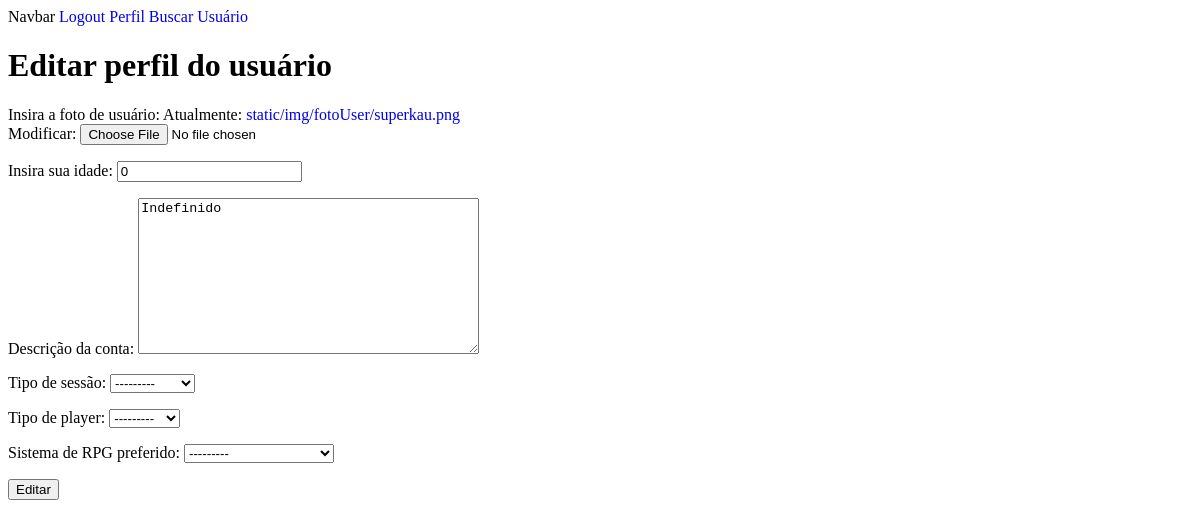
Before: /editarConta (signed in) with the older database file.
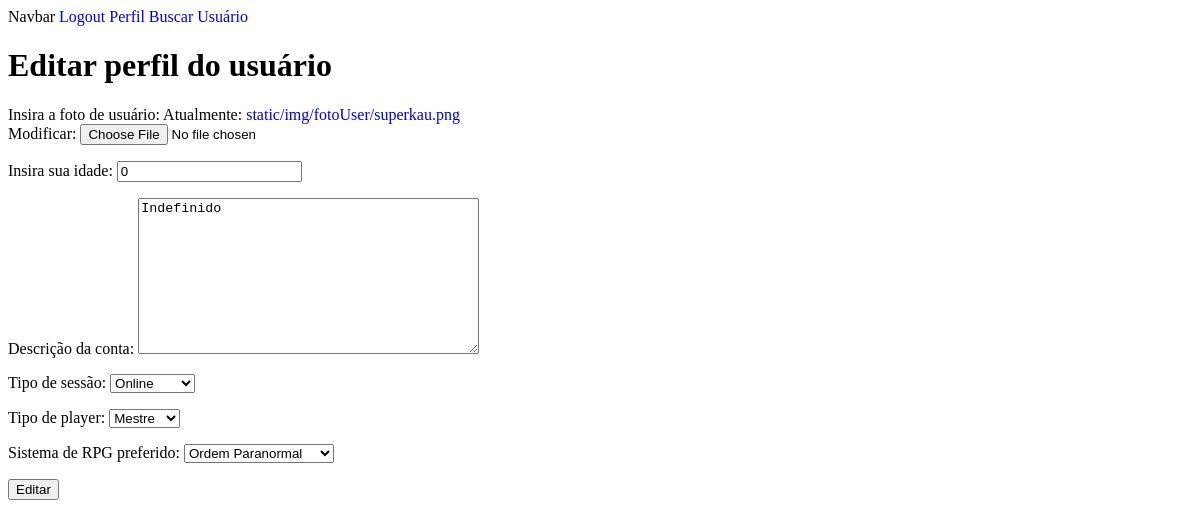
After: the same page with the newer database file.
### home/models.py (models this page shows)
class Perfil(models.Model):
    nomePerfil = models.ForeignKey(User, on_delete=models.CASCADE)
    slug = models.SlugField(unique=True)
    SESSION_CHOICES = (
        ('Online', 'Online'),
        ('Presencial', 'Presencial'),
    )
    PLAYER_TYPE_CHOICES = (
        ('Mestre', 'Mestre'),
        ('Jogador', 'Jogador'),
        ('Ambos', 'Ambos'),
    )
    RPG_SYSTEM_CHOICES = (
        ('Dungeons & Dragons', 'Dungeons & Dragons'),
        ('Tormenta20', 'Tormenta20'),
        ('Ordem Paranormal', 'Ordem Paranormal'),
        ('Call of Cthulhu', 'Call of Cthulhu'),
        ('Outros', 'Outros'),
    )
    fotoConta = models.ImageField(upload_to='static/img/fotoUser', null=True)
    tipo_sessao = models.CharField(max_length=20, choices=SESSION_CHOICES, null=True)
    tipo_player = models.CharField(max_length=20, choices=PLAYER_TYPE_CHOICES, null=True)
    descricao = models.TextField(max_length=256, null=True)
    sistema_rpg = models.CharField(max_length=20, choices=RPG_SYSTEM_CHOICES, null=True)
    idade = models.IntegerField(null=True)
    def save(self, *args, **kwargs):
        self.slug = slugify(self.nomePerfil.username)
        super(Perfil, self).save(*args, **kwargs)

### home/views.py (the view)
# urls.py: path('editarConta', views.editarconta, name='editarconta'),
@login_required
def editarconta(request):
    perfil, created = Perfil.objects.update_or_create(nomePerfil=request.user)
    if request.method == 'POST':
        formPerfil = PerfilForm(request.POST, request.FILES, instance=perfil)
        if formPerfil.is_valid():
            if 'fotoConta' in request.FILES:
                perfil.fotoConta = request.FILES['fotoConta']
            formPerfil.save()
            return redirect('usuario')
    else:
        formPerfil = PerfilForm(instance=perfil)
    return render(request, 'principal/editarPerfil.html', {'formPerfil': formPerfil})

### home/forms.py (shortened to what this page needs)
class PerfilForm(forms.ModelForm):
    class Meta:
        model = Perfil
        fields = ['fotoConta', 'idade', 'descricao', 'tipo_sessao', 'tipo_player', 'sistema_rpg']
        labels = {
            'fotoConta': 'Insira a foto de usuário',
            'descricao': 'Descrição da conta:',
            'sistema_rpg': 'Sistema de RPG preferido:',
            'tipo_sessao': 'Tipo de sessão:',
            'tipo_player': 'Tipo de player:',
            'idade': 'Insira sua idade:'
        }

### home/templates/principal/editarPerfil.html (shortened to what this page needs)
{% extends "principal/base.html" %}
{% block conteudo %}
<h1>Editar perfil do usuário</h1>
<form method="POST" enctype="multipart/form-data">
    {{ formPerfil.as_p }}
    <button type="submit">Editar</button>
</form>
{% endblock conteudo %}

### home/templates/principal/base.html (shortened to what this page needs)
{% load static %}
<!DOCTYPE html>
<html lang="pt-br">
<head>
    <link rel="stylesheet" href="{% static 'css/base.css' %}">
</head>
<body>
    {% if user.is_authenticated %}
    <nav>Navbar <a href="{% url 'account_logout' %}">Logout </a> <a href="{%url 'usuario' %}" style=>Perfil</a> <a href="{% url 'search_user' %}">Buscar Usuário</a></nav>
    {% else %}
    <nav>Navbar <a href="{% url 'account_signup' %}">Cadastre-se </a><a href="{% url 'account_login' %}">Login</a></nav>
    {% endif %}
    {% block conteudo %}
    {% endblock conteudo %}
</body>
</html>

### static/css/base.css (style rules this page uses)
a { text-decoration: none; }

Changed rows visible on the page:
changed Perfil "Indefinido": tipo_sessao "---------" → "Online"; tipo_player "---------" → "Mestre"; sistema_rpg "---------" → "Ordem Paranormal"
